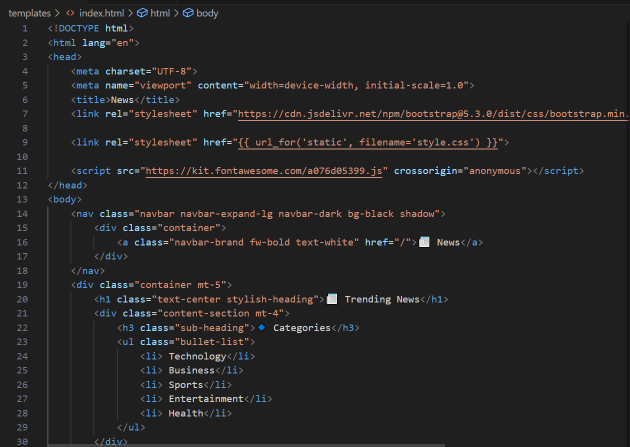
#> input picture task 7 and 8/1.PNG, 1260 x 893 px, given in place of 1.jpg, which was not available (shown at 1/2 size)
$ jupyter execute --allow-errors Reading_an_image.ipynb
#> lines starting #> are read from the running program, lines starting #| are printed output that depends on the picture; pictures that were not available may be replaced by others from this repository, and a replacement may not be noted
[cell 1]
# Python code to read image
import cv2

# To read image from disk, we use
# cv2.imread function, in below method,
img = cv2.imread("1.jpg", cv2.IMREAD_COLOR)
#> img is the input picture: shape (893, 1260, 3); mean B, G, R 36.4, 36.4, 37.1

# Creating GUI window to display an image on screen
# first Parameter is windows title (should be in string format)
# Second Parameter is image array
cv2.imshow("image", img)

# To hold the window on screen, we use cv2.waitKey method
# Once it detected the close input, it will release the control
# To the next line
# First Parameter is for holding screen for specified milliseconds
# It should be positive integer. If 0 pass an parameter, then it will
# hold the screen until user close it.
cv2.waitKey(0)

# It is for removing/deleting created GUI window from screen
# and memory
cv2.destroyAllWindows()

[cell 2]
# Python program to explain cv2.imshow() method

# importing cv2
import cv2

# path
path = r'2.jpg'

# Reading an image in default mode
image = cv2.imread(path)
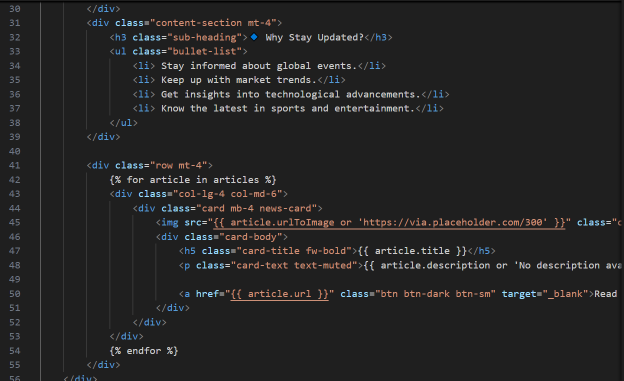
#> input picture task 7 and 8/2.PNG, 1248 x 761 px, given in place of 2.jpg, which was not available (shown at 1/2 size)
#> image is the input picture: shape (761, 1248, 3); mean B, G, R 36.6, 36.5, 36.9

# Window name in which image is displayed
window_name = 'image'

# Using cv2.imshow() method
# Displaying the image
cv2.imshow(window_name, image)

# waits for user to press any key
# (this is necessary to avoid Python kernel form crashing)
cv2.waitKey(0)

# closing all open windows
cv2.destroyAllWindows()

[cell 3]
# Python program to explain cv2.imwrite() method

# importing cv2
import cv2

# importing os module
import os

# Image path
image_path = r'3.jpg'

# Image directory
directory = r'C:\Users\321 Pillay\Desktop\opencv tasks'

# Using cv2.imread() method
# to read the image
img = cv2.imread(image_path)
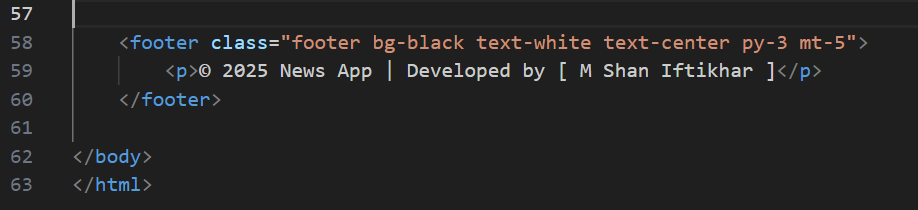
#> input picture task 7 and 8/3.PNG, 918 x 210 px, given in place of 3.jpg, which was not available
#> img is the input picture: shape (210, 918, 3); mean B, G, R 36.4, 36.2, 36.4

# Change the current directory
# to specified directory
os.chdir(directory)

# List files and directories
# in 'C:/Users/Rajnish/Desktop/GeeksforGeeks'
print("Before saving image:")
#> (the rest of this cell did not finish here and is left out)

[cell 4]
#Color Spaces in OpenCV
import cv2

image = cv2.imread('4.jpg')
#> (the rest of this cell did not finish here and is left out)

[cell 5]
# Python program to illustrate
# arithmetic operation of
# addition of two images

# organizing imports
import cv2
import numpy as np

# path to input images are specified and
# images are loaded with imread command
image1 = cv2.imread('8.jpg')
image2 = cv2.imread('4.jpg')

# cv2.addWeighted is applied over the
# image inputs with applied parameters
weightedSum = cv2.addWeighted(image1, 0.5, image2, 0.4, 0)

# the window showing output image
# with the weighted sum
cv2.imshow('Weighted Image', weightedSum)

# De-allocate any associated memory usage
if cv2.waitKey(0) & 0xff == 27:
#> (key q is pressed here)
	cv2.destroyAllWindows()

[cell 6]
# Python program to illustrate
# arithmetic operation of
# subtraction of pixels of two images

# organizing imports
import cv2
import numpy as np

# path to input images are specified and
# images are loaded with imread command
image1 = cv2.imread('4.jpg')
image2 = cv2.imread('8.jpg')

# cv2.subtract is applied over the
# image inputs with applied parameters
sub = cv2.subtract(image1, image2)

# the window showing output image
# with the subtracted image
cv2.imshow('Subtracted Image', sub)

# De-allocate any associated memory usage
if cv2.waitKey(0) & 0xff == 27:
#> (key q is pressed here)
	cv2.destroyAllWindows()

[cell 7]
# Python program to illustrate
# arithmetic operation of
# bitwise AND of two images

# organizing imports
import cv2
import numpy as np

# path to input images are specified and
# images are loaded with imread command
img1 = cv2.imread('3.jpg')
img2 = cv2.imread('9.jpg')

# cv2.bitwise_and is applied over the
# image inputs with applied parameters
#> (the rest of this cell did not finish here and is left out)

[cell 8]
# Python program to illustrate
# arithmetic operation of
# bitwise OR of two images

# organizing imports
import cv2
import numpy as np

# path to input images are specified and
# images are loaded with imread command
img1 = cv2.imread('3.jpg')
img2 = cv2.imread('9.jpg')

# cv2.bitwise_or is applied over the
# image inputs with applied parameters
#> (the rest of this cell did not finish here and is left out)

[cell 9]
# Python program to illustrate
# arithmetic operation of
# bitwise XOR of two images

# organizing imports
import cv2
import numpy as np

# path to input images are specified and
# images are loaded with imread command
img1 = cv2.imread('3.jpg')
img2 = cv2.imread('9.jpg')

# cv2.bitwise_xor is applied over the
# image inputs with applied parameters
#> (the rest of this cell did not finish here and is left out)

[cell 10]
import cv2
import matplotlib.pyplot as plt

image = cv2.imread(r"7.jpg", 1)
# Loading the image

#> (the rest of this cell did not finish here and is left out)

[cell 11]
# importing libraries
import cv2
import numpy as np

image = cv2.imread('1.jpg')

cv2.imshow('Original Image', image)
cv2.waitKey(0)

# Gaussian Blur
Gaussian = cv2.GaussianBlur(image, (7, 7), 0)
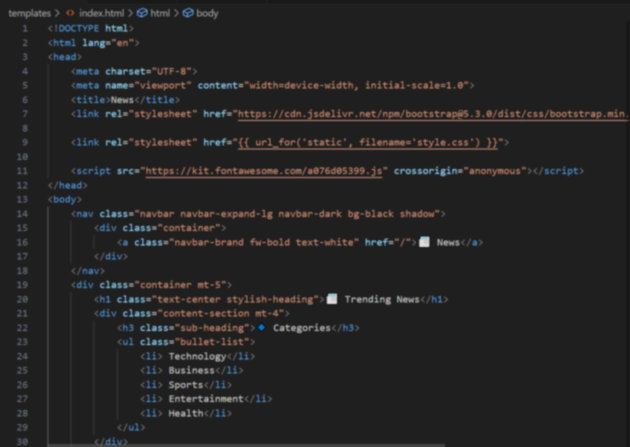
#> Gaussian: shape (893, 1260, 3) (shown at 1/2 size); mean B, G, R 36.4, 36.4, 37.1
cv2.imshow('Gaussian Blurring', Gaussian)
cv2.waitKey(0)

# Median Blur
median = cv2.medianBlur(image, 5)
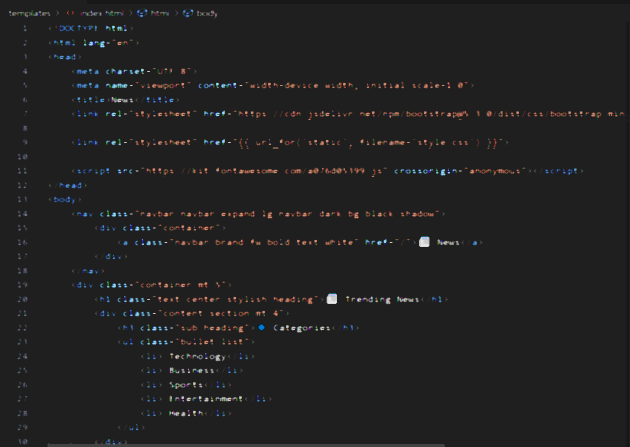
#> median: shape (893, 1260, 3) (shown at 1/2 size); mean B, G, R 33.7, 33.6, 33.9
cv2.imshow('Median Blurring', median)
cv2.waitKey(0)


# Bilateral Blur
bilateral = cv2.bilateralFilter(image, 9, 75, 75)
cv2.imshow('Bilateral Blurring', bilateral)
cv2.waitKey(0)
cv2.destroyAllWindows()

[cell 12]
# Python program to explain cv2.copyMakeBorder() method

# importing cv2
import cv2

# path
path = r'7.jpg'

# Reading an image in default mode
image = cv2.imread(path)

# Window name in which image is displayed
window_name = 'Image'

# Using cv2.copyMakeBorder() method
image = cv2.copyMakeBorder(image, 10, 10, 10, 10, cv2.BORDER_CONSTANT, None, value = 0)
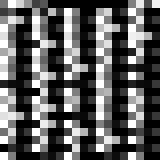
#> image: shape (20, 20) (shown 8 times larger); min 0, max 255, mean 93.2

# Displaying the image
cv2.imshow(window_name, image)
